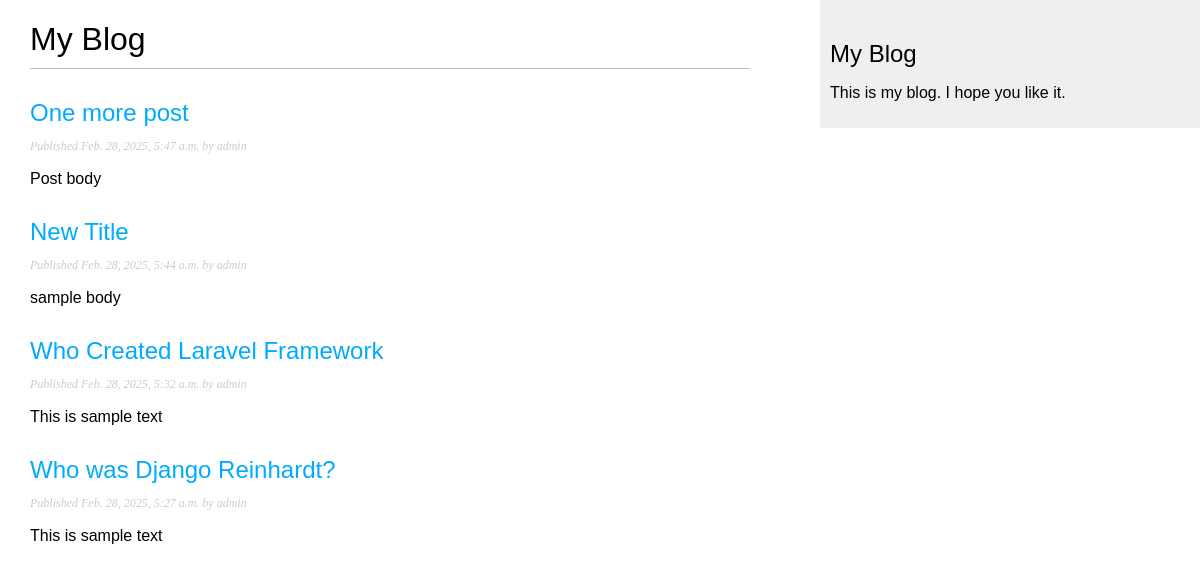
Screenshot of /blog/ with the database file from the repository.
### blog/models.py (models this page shows, shortened)
class Post(models.Model):
    class Status(models.TextChoices):
        DRAFT = 'DF', 'Draft'
        PUBLISHED = 'PB', 'Published'
    title = models.CharField(max_length=250)
    slug = models.SlugField(max_length=250)
    author = models.ForeignKey(
        settings.AUTH_USER_MODEL,
        on_delete=models.CASCADE,
        related_name='blog_posts'
    )
    body = models.TextField()
    publish = models.DateTimeField(default=timezone.now)
    created = models.DateTimeField(auto_now_add=True)
    updated = models.DateTimeField(auto_now=True)
    status = models.CharField(
        max_length=2,
        choices=Status,
        default=Status.DRAFT
    )
    objects = models.Manager()
    published = PublishedManager()
    class Meta:
        ordering = ['-publish']
        indexes = [
            models.Index(fields=['-publish'])
        ]

### blog/views.py (the view)
# urls.py: path('', views.post_list, name='post_list'),
def post_list(request):
    posts = Post.published.all()
    return render(request, 'blog/post/list.html', {'posts': posts})

### blog/models.py (called while the page is built)
    def get_queryset(self):
        return super(PublishedManager, self).get_queryset().filter(status=Post.Status.PUBLISHED)

### blog/templates/blog/post/list.html (shortened to what this page needs)
{% extends "blog/base.html" %}
{% block content %}
    <h1>My Blog</h1>
    {% for post in posts %}
        <h2>
            <a href="{% url 'blog:post_detail' post.id %}">
                {{ post.title }}
            </a>
        </h2>
        <p class="date">
            Published {{ post.publish }} by {{ post.author }}
        </p>
        {{ post.body|truncatewords:30|linebreaks }}
    {% endfor %}
{% endblock %}

### blog/templates/blog/base.html (shortened to what this page needs)
{% load static %}
<!DOCTYPE html>
<html>
<head>
    <link rel="stylesheet" href="{% static "css/blog.css" %}">
</head>
<body>
    <div id="content">
        {% block content %}
        {% endblock %}
    </div>
    <div id="sidebar">
        <h2>My Blog</h2>
        <p>This is my blog. I hope you like it.</p>
    </div>
</html>

### blog/static/css/blog.css (style rules this page uses)
body { margin: 0; padding: 0; font-family: helvetica, sans-serif; }
a { color: #00abff; text-decoration: none; }
h1 { font-weight: normal; border-bottom: 1px solid #bbb; padding: 0 0 10px 0; }
h2 { font-weight: normal; margin: 30px 0 0; }
#content { float: left; width: 60%; padding: 0 0 0 30px; }
#sidebar { float: right; width: 30%; padding: 10px; background: #efefef; height: 100%; }
p.date { color: #ccc; font-family: georgia, serif; font-size: 12px; font-style: italic; }

### rows the page displays
Post: title "One more post", publish "Feb. 28, 2025, 5:47 a.m.", author "admin", body "Post body"
Post: title "New Title", publish "Feb. 28, 2025, 5:44 a.m.", author "admin", body "sample body"
Post: title "Who Created Laravel Framework", publish "Feb. 28, 2025, 5:32 a.m.", author "admin", body "This is sample text"
Post: title "Who was Django Reinhardt?", publish "Feb. 28, 2025, 5:27 a.m.", author "admin", body "This is sample text"
